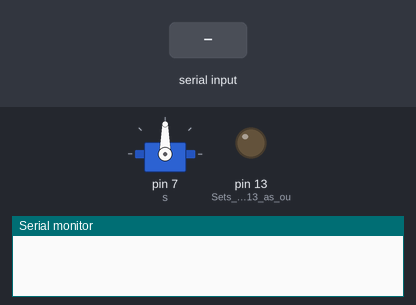
This sketch was run on a simulated Arduino Uno, built with avr-gcc and run on an emulated ATmega328P. Shown: servo, output pins drawn as LEDs (lit = HIGH), the last lines printed to the serial monitor. Inputs (shaded band) come from the test bench.

Above: at 1.2 s.
1.3 s: "1\n" received over Serial
At 1.7 s:
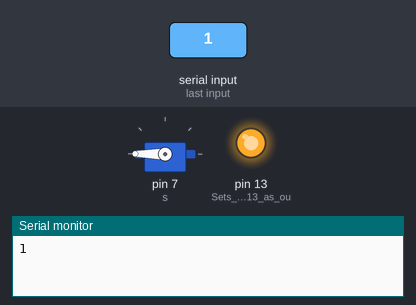
2.8 s: byte 48 ('0') received over Serial
At 4.1 s:
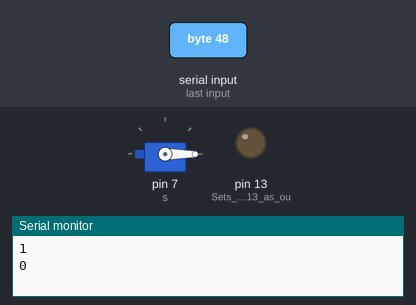
Timing chart, 0 to 5.8 s (numbered marks = the images above; inputs shaded):
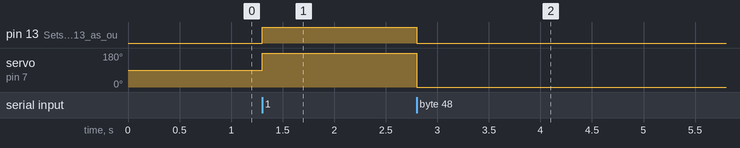

The sketch:

BluetoothTest.ino
```cpp
//Use this one for the Video Tutorial and the app that was created
#include<Servo.h>
Servo s;
char data = 0;                //Variable for storing received data
void setup(){
  Serial.begin(9600);         //Sets the data rate in bits per second (baud) for serial data transmission
  pinMode(13, OUTPUT);        //Sets digital pin 13 as output pin
  s.attach(7);
}

void loop()
{
  if (Serial.available() > 0) // Send data only when you receive data:
  {
    data = Serial.read();      //Read the incoming data and store it into variable data
    Serial.print(data);        //Print Value inside data in Serial monitor
    Serial.print("\n");        //New line
  }

  if (data == '1') {          //Checks whether value of data is equal to 1 ---- corresponds to byte #49
    digitalWrite(13, HIGH);  //If value is 1 then LED turns ON
    s.write(180);
  } else if (data == '0') {     //Checks whether value of data is equal to 0
    digitalWrite(13, LOW);   //If value is 0 then LED turns OFF
    s.write(0);
  }

}
```

Measured:
- after the input at 1.3 s, pin 13 (Sets_digital_pin_13_as_ou): LOW → HIGH at once; servo on pin 7 (s): 90° → 180° at once
- after the input at 2.8 s, pin 13 (Sets_digital_pin_13_as_ou): HIGH → LOW at once; servo on pin 7 (s): 180° → 0° at once
